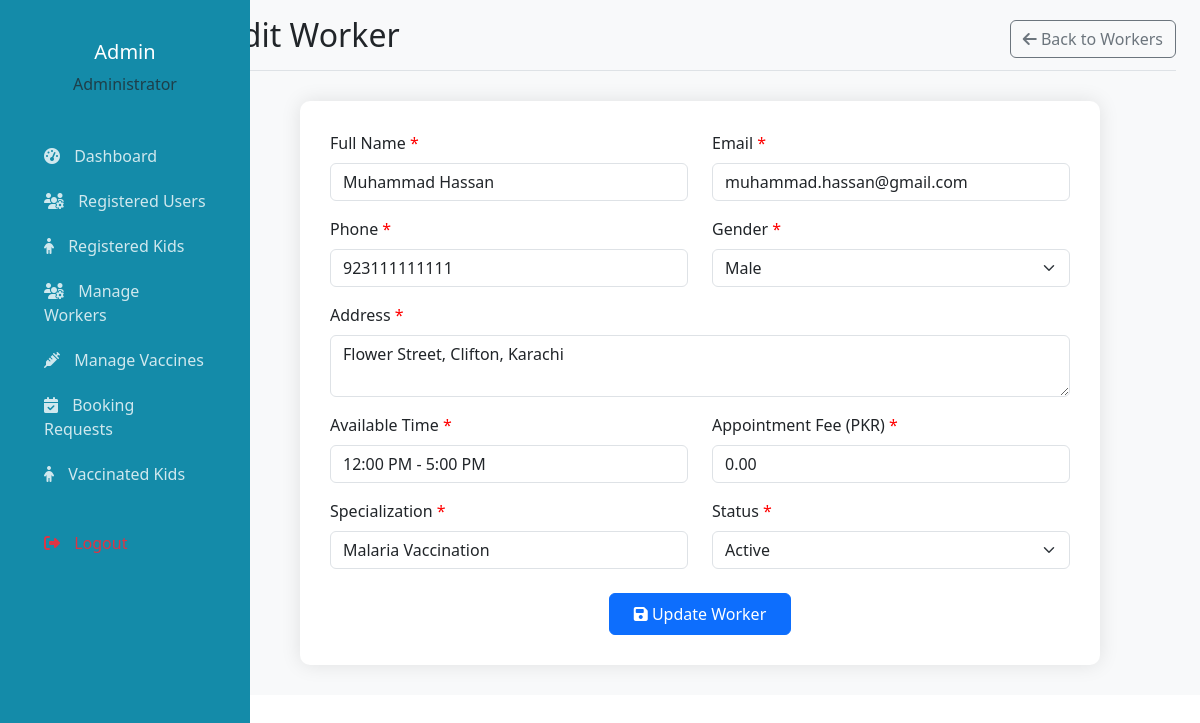
The app's page /admin/edit_worker.php?id=3 (signed in) with its own data.
### tables this page shows
CREATE TABLE IF NOT EXISTS `workers` (
  `id` int NOT NULL AUTO_INCREMENT,
  `full_name` varchar(100) NOT NULL,
  `email` varchar(100) NOT NULL,
  `phone` varchar(20) NOT NULL,
  `address` text NOT NULL,
  `gender` enum('Male','Female','Other') NOT NULL,
  `available_time` varchar(100) NOT NULL COMMENT 'e.g., "9:00 AM - 5:00 PM"',
  `appointment_fee` decimal(10,2) NOT NULL,
  `specialization` varchar(100) NOT NULL,
  `status` enum('Active','Inactive') DEFAULT 'Active',
  `created_at` timestamp NULL DEFAULT CURRENT_TIMESTAMP,
  `updated_at` timestamp NULL DEFAULT CURRENT_TIMESTAMP ON UPDATE CURRENT_TIMESTAMP,
  PRIMARY KEY (`id`),
  UNIQUE KEY `email` (`email`)
);

### admin/edit_worker.php (the view, shortened to what this page needs)
<?php
require_once '../includes/db_connection.php';
$full_name = $email = $phone = $address = $gender = $available_time = $appointment_fee = $specialization = $status = '';
if($_SERVER['REQUEST_METHOD'] == 'GET'){
    $id = $_GET["id"];
    $sql = "SELECT * FROM workers WHERE id = $id";
    $result = $connection->query($sql);
    $row = $result->fetch_assoc();
    $full_name = $row["full_name"];
    $email = $row["email"];
    $phone = $row["phone"];
    $address = $row["address"];
    $gender = $row["gender"];
    $available_time = $row["available_time"];
    $appointment_fee = $row["appointment_fee"];
    $specialization = $row["specialization"];
    $status = $row["status"];
}
?>
<!DOCTYPE html>
<html lang="en">
<head>
</head>
<body>
    <div class="container-fluid">
        <div class="row">
            <?php include 'admin_sidebar.php'?>
            <main class="col-md-9 ms-sm-auto col-lg-10 px-md-4 main-content">
                <div class="d-flex justify-content-between flex-wrap flex-md-nowrap align-items-center pt-3 pb-2 mb-3 border-bottom">
                    <h1 class="h2">Edit Worker</h1>
                    <a href="manage_workers.php" class="btn btn-outline-secondary">
                        <i class="fas fa-arrow-left"></i> Back to Workers
                    </a>
                </div>
                <div class="form-container">
                <form method="POST">
                        <div class="row mb-3">
                            <div class="col-md-6">
                                <label class="form-label required">Full Name</label>
                                <input type="text" class="form-control" name="full_name"
                                       value="<?= htmlspecialchars($full_name) ?>" required>
                            </div>
                            <div class="col-md-6">
                                <label class="form-label required">Email</label>
                                <input type="email" class="form-control" name="email"
                                       value="<?= htmlspecialchars($email) ?>" required>
                            </div>
                        </div>
                        <div class="row mb-3">
                            <div class="col-md-6">
                                <label class="form-label required">Phone</label>
                                <input type="tel" class="form-control" name="phone"
                                       value="<?= htmlspecialchars($phone) ?>" required>
                            </div>
                            <div class="col-md-6">
                                <label class="form-label required">Gender</label>
                                <select class="form-select" name="gender">
                                    <option value="Male" <?= $gender == 'Male' ? 'selected' : '' ?>>Male</option>
                                </select>
                            </div>
                        </div>
                        <div class="mb-3">
                            <label class="form-label required">Address</label>
                            <textarea class="form-control" name="address" rows="2" required><?= htmlspecialchars($address) ?></textarea>
                        </div>
                        <div class="row mb-3">
                            <div class="col-md-6">
                                <label class="form-label required">Available Time</label>
                                <input type="text" class="form-control" name="available_time"
                                       value="<?= htmlspecialchars($available_time) ?>" required>
                            </div>
                            <div class="col-md-6">
                                <label class="form-label required">Appointment Fee (PKR)</label>
                                <input type="number" step="0.01" class="form-control" name="appointment_fee"
                                       value="<?= htmlspecialchars($appointment_fee) ?>" required>
                            </div>
                        </div>
                        <div class="row mb-3">
                            <div class="col-md-6">
                                <label class="form-label required">Specialization</label>
                                <input type="text" class="form-control" name="specialization"
                                       value="<?= htmlspecialchars($specialization) ?>" required>
                            </div>
                            <div class="col-md-6">
                                <label class="form-label required">Status</label>
                                <select class="form-select" name="status">
                                    <option value="Active" <?= $status == 'Active' ? 'selected' : '' ?>>Active</option>
                                </select>
                            </div>
                        </div>
                        <div class="text-center mt-4">
                            <button type="submit" class="btn btn-primary px-4 py-2">
                                <i class="fas fa-save"></i> Update Worker
                            </button>
                        </div>
                    </form>
                </div>
            </main>
        </div>
    </div>
</body>
</html>

### admin/edit_worker.php (style rules this page uses)
.form-container { max-width: 800px; margin: 30px auto; padding: 30px; border-radius: 10px; box-shadow: 0 0 20px rgba(0,0,0,0.1); background: white; }
.required:after { content: " *"; color: red; }
.main-content { background: #f8f9fa; }

### admin/admin_sidebar.php (style rules this page uses)
:root { --primary-color: #148ba9; --secondary-color: #f8f9fa; }
.main-content { background: var(--secondary-color); margin-left: 250px; transition: all 0.3s; }

### records on screen
workers: full_name "Muhammad Hassan", email "muhammad.hassan@gmail.com", phone "923111111111", gender "Male", address "Flower Street, Clifton, Karachi", available_time "12:00 PM - 5:00 PM", appointment_fee "0.00", specialization "Malaria Vaccination", status "Active"

### other values on screen
$_SESSION['admin_name'] "Admin"
